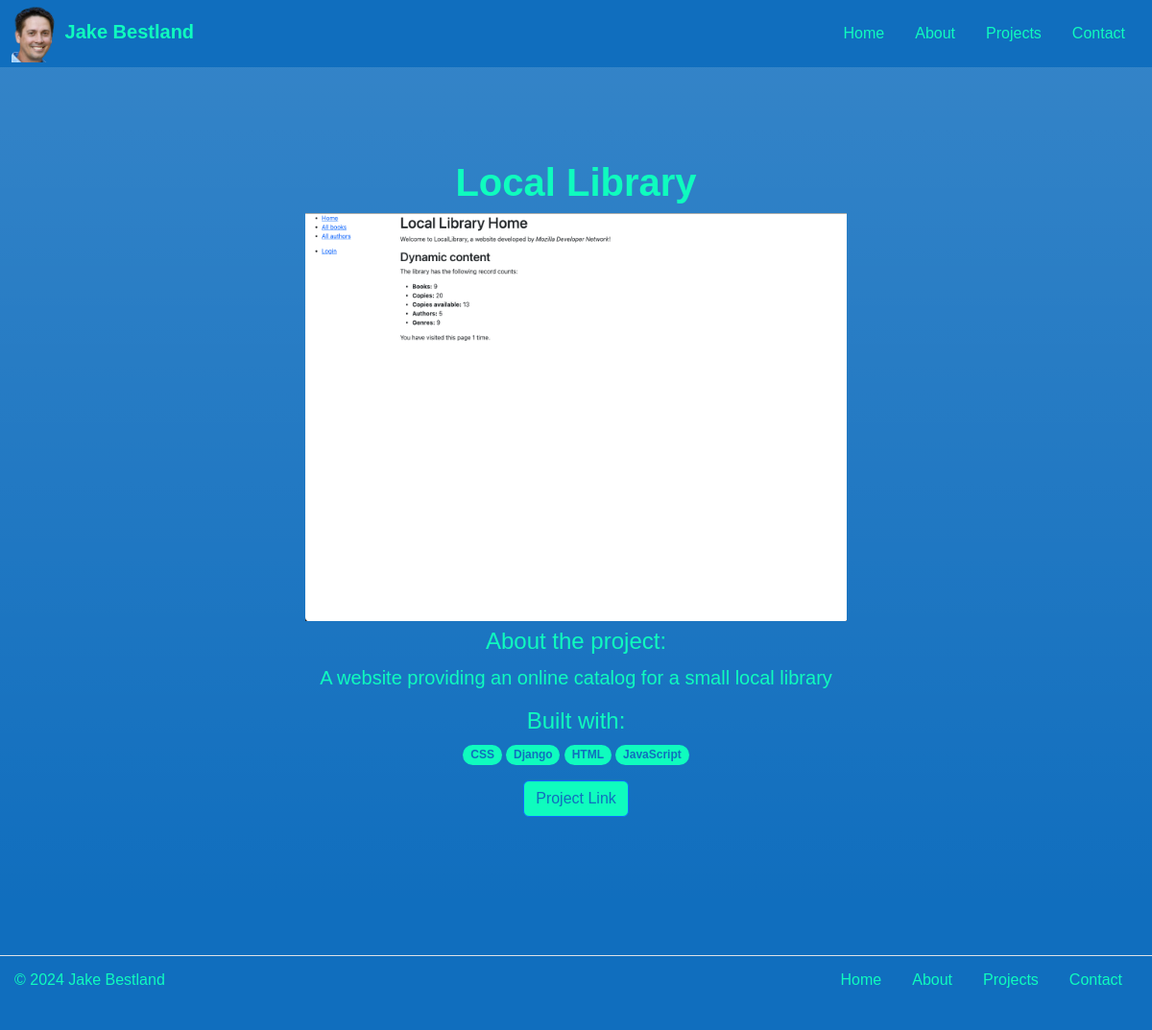
/projects/local-library, run on the app's committed database.
### projects/models.py (models this page shows, shortened)
class Project(models.Model):
    title = models.CharField(max_length=100)
    description = models.TextField()
    skill = models.ManyToManyField(Skill, help_text="Select a skill used for this project.")
    slug = models.SlugField(unique=True, null=True, blank=True)
    preview_image = models.ImageField(upload_to='images/previews/', null=True, blank=True)
    animated_gif = models.ImageField(upload_to='images/gifs/', null=True, blank=True)
    link = models.URLField(null=True, blank=True)
    highlight = models.BooleanField(default=False)
    def display_skill(self):
        """Create a string for the Skill.  This is required to display the skill in Admin."""
        return ', '.join(skill.name for skill in self.skill.all())
    def skills_as_list(self):
        return (skill.name for skill in self.skill.all())
    display_skill.short_description = 'Skill'

class Skill(models.Model):
    name = models.CharField(max_length=100, unique=True)
    class Meta:
        ordering = ['name']
        constraints = [
            UniqueConstraint(
                Lower('name'),
                name='skill_name_case_insensitive_unique',
                violation_error_message= "Skill already exists (case insensitive match)"
            ),
        ]

### projects/views.py (the view)
# urls.py: path('projects/<slug:slug>', views.detail, name='project_detail'),
def detail(request, slug):
    project = Project.objects.get(slug=slug)
    return render(request, 'projects/detail.html', {'project': project})

### projects/templates/projects/detail.html (shortened to what this page needs)
{% extends "base.html" %}
{% load static %}
{% block content %}
    <div class="px-4 py-5 text-center bg-gradient">
        <div class="row py-lg-5">
          <div class="col-lg-6 col-md-8 mx-auto">
            <h1 class="fw-normal"><strong>{{ project.title }}</strong></h1>
            <div class="gif-container d-inline-block">
              <img src="{{ project.preview_image.url }}" class="img-fluid preview" alt="Static Preview" width="100%" height="75%">
            </div>
            <h4>About the project:</h4>
            <p class="lead">{{ project.description }}</p>
            <h4>Built with:</h4>
            <p>
                {% for skill in project.skills_as_list %}
                <span class="badge rounded-pill" style="background-color: #0FFCBE; color: #106EBE;">{{ skill }}</span>
                {% endfor %}
            </p>
            <a href="{{ project.link }}" class="btn btn-primary" style="background-color: #0FFCBE; color: #106EBE;">Project Link</a>
          </div>
        </div>
      </div>
{% endblock %}

### projects/static/projects/homepage.css (style rules this page uses)
body { background-color: #106EBE; color: #0FFCBE; font-family: "Gill Sans", sans-serif; }
.gif-container img.preview { display: block; }
a { color: #0FFCBE; }

### data on the page
Project: title "Local Library", preview_image (picture), description "A website providing an online catalog for a small local library"
Skill: skills_as_list "CSS"
Skill: skills_as_list "Django"
Skill: skills_as_list "HTML"
Skill: skills_as_list "JavaScript"
